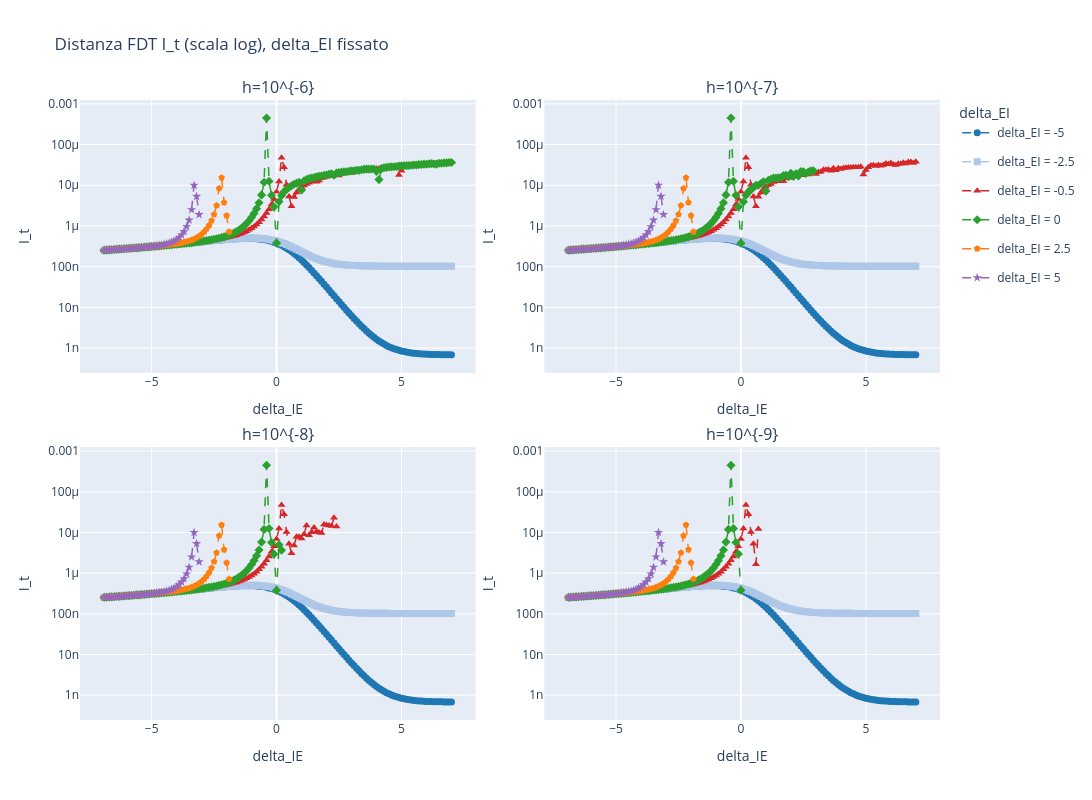

The notebook cell saved with this chart:
### Code cell
fig_dei_log = plot_I_t_lines_interactive(
    results_dei, valori_dei, "delta_IE", "delta_EI",
    "Distanza FDT I_t (scala log), delta_EI fissato",
    yscale="log",
)
fig_dei_log.show()

### Figure 1 — Plotly figure (JSON) as saved in the notebook; plotly's stock layout.template omitted (floating-point values rounded to 4 significant figures; data arrays with more than 128 entries replaced by an {"elided": "..."} marker saying what was removed)
{"data": [{"hovertemplate": "delta_EI = -5<br>delta_IE = %{x:.4g}<br>I_t = %{y:.6g}<extra></extra>", "legendgroup": "target_-5", "line": {"color": "rgb(31,119,180)", "dash": "dash", "width": 1.5}, "marker": {"color": "rgb(31,119,180)", "size": 7, "symbol": "circle"}, "mode": "lines+markers", "name": "delta_EI = -5", "showlegend": true, "type": "scatter", "x": {"elided": "140 float values"}, "xaxis": "x", "y": {"elided": "140 float values"}, "yaxis": "y"}, {"hovertemplate": "delta_EI = -2.5<br>delta_IE = %{x:.4g}<br>I_t = %{y:.6g}<extra></extra>", "legendgroup": "target_-2.5", "line": {"color": "rgb(174,199,232)", "dash": "dash", "width": 1.5}, "marker": {"color": "rgb(174,199,232)", "size": 7, "symbol": "square"}, "mode": "lines+markers", "name": "delta_EI = -2.5", "showlegend": true, "type": "scatter", "x": {"elided": "140 float values"}, "xaxis": "x", "y": {"elided": "140 float values"}, "yaxis": "y"}, {"hovertemplate": "delta_EI = -0.5<br>delta_IE = %{x:.4g}<br>I_t = %{y:.6g}<extra></extra>", "legendgroup": "target_-0.5", "line": {"color": "rgb(214,39,40)", "dash": "dash", "width": 1.5}, "marker": {"color": "rgb(214,39,40)", "size": 7, "symbol": "triangle-up"}, "mode": "lines+markers", "name": "delta_EI = -0.5", "showlegend": true, "type": "scatter", "x": {"elided": "140 float values"}, "xaxis": "x", "y": {"elided": "140 float values"}, "yaxis": "y"}, {"hovertemplate": "delta_EI = 0<br>delta_IE = %{x:.4g}<br>I_t = %{y:.6g}<extra></extra>", "legendgroup": "target_0", "line": {"color": "rgb(44,160,44)", "dash": "dash", "width": 1.5}, "marker": {"color": "rgb(44,160,44)", "size": 7, "symbol": "diamond"}, "mode": "lines+markers", "name": "delta_EI = 0", "showlegend": true, "type": "scatter", "x": {"elided": "140 float values"}, "xaxis": "x", "y": {"elided": "140 float values"}, "yaxis": "y"}, {"hovertemplate": "delta_EI = 2.5<br>delta_IE = %{x:.4g}<br>I_t = %{y:.6g}<extra></extra>", "legendgroup": "target_2.5", "line": {"color": "rgb(255,127,14)", "dash": "dash", "width": 1.5}, "marker": {"color": "rgb(255,127,14)", "size": 7, "symbol": "pentagon"}, "mode": "lines+markers", "name": "delta_EI = 2.5", "showlegend": true, "type": "scatter", "x": {"elided": "140 float values"}, "xaxis": "x", "y": {"elided": "140 float values"}, "yaxis": "y"}, {"hovertemplate": "delta_EI = 5<br>delta_IE = %{x:.4g}<br>I_t = %{y:.6g}<extra></extra>", "legendgroup": "target_5", "line": {"color": "rgb(148,103,189)", "dash": "dash", "width": 1.5}, "marker": {"color": "rgb(148,103,189)", "size": 7, "symbol": "star"}, "mode": "lines+markers", "name": "delta_EI = 5", "showlegend": true, "type": "scatter", "x": {"elided": "140 float values"}, "xaxis": "x", "y": {"elided": "140 float values"}, "yaxis": "y"}, {"hovertemplate": "delta_EI = -5<br>delta_IE = %{x:.4g}<br>I_t = %{y:.6g}<extra></extra>", "legendgroup": "target_-5", "line": {"color": "rgb(31,119,180)", "dash": "dash", "width": 1.5}, "marker": {"color": "rgb(31,119,180)", "size": 7, "symbol": "circle"}, "mode": "lines+markers", "name": "delta_EI = -5", "showlegend": false, "type": "scatter", "x": {"elided": "140 float values"}, "xaxis": "x2", "y": {"elided": "140 float values"}, "yaxis": "y2"}, {"hovertemplate": "delta_EI = -2.5<br>delta_IE = %{x:.4g}<br>I_t = %{y:.6g}<extra></extra>", "legendgroup": "target_-2.5", "line": {"color": "rgb(174,199,232)", "dash": "dash", "width": 1.5}, "marker": {"color": "rgb(174,199,232)", "size": 7, "symbol": "square"}, "mode": "lines+markers", "name": "delta_EI = -2.5", "showlegend": false, "type": "scatter", "x": {"elided": "140 float values"}, "xaxis": "x2", "y": {"elided": "140 float values"}, "yaxis": "y2"}, {"hovertemplate": "delta_EI = -0.5<br>delta_IE = %{x:.4g}<br>I_t = %{y:.6g}<extra></extra>", "legendgroup": "target_-0.5", "line": {"color": "rgb(214,39,40)", "dash": "dash", "width": 1.5}, "marker": {"color": "rgb(214,39,40)", "size": 7, "symbol": "triangle-up"}, "mode": "lines+markers", "name": "delta_EI = -0.5", "showlegend": false, "type": "scatter", "x": {"elided": "140 float values"}, "xaxis": "x2", "y": {"elided": "140 float values"}, "yaxis": "y2"}, {"hovertemplate": "delta_EI = 0<br>delta_IE = %{x:.4g}<br>I_t = %{y:.6g}<extra></extra>", "legendgroup": "target_0", "line": {"color": "rgb(44,160,44)", "dash": "dash", "width": 1.5}, "marker": {"color": "rgb(44,160,44)", "size": 7, "symbol": "diamond"}, "mode": "lines+markers", "name": "delta_EI = 0", "showlegend": false, "type": "scatter", "x": {"elided": "140 float values"}, "xaxis": "x2", "y": {"elided": "140 float values"}, "yaxis": "y2"}, {"hovertemplate": "delta_EI = 2.5<br>delta_IE = %{x:.4g}<br>I_t = %{y:.6g}<extra></extra>", "legendgroup": "target_2.5", "line": {"color": "rgb(255,127,14)", "dash": "dash", "width": 1.5}, "marker": {"color": "rgb(255,127,14)", "size": 7, "symbol": "pentagon"}, "mode": "lines+markers", "name": "delta_EI = 2.5", "showlegend": false, "type": "scatter", "x": {"elided": "140 float values"}, "xaxis": "x2", "y": {"elided": "140 float values"}, "yaxis": "y2"}, {"hovertemplate": "delta_EI = 5<br>delta_IE = %{x:.4g}<br>I_t = %{y:.6g}<extra></extra>", "legendgroup": "target_5", "line": {"color": "rgb(148,103,189)", "dash": "dash", "width": 1.5}, "marker": {"color": "rgb(148,103,189)", "size": 7, "symbol": "star"}, "mode": "lines+markers", "name": "delta_EI = 5", "showlegend": false, "type": "scatter", "x": {"elided": "140 float values"}, "xaxis": "x2", "y": {"elided": "140 float values"}, "yaxis": "y2"}, {"hovertemplate": "delta_EI = -5<br>delta_IE = %{x:.4g}<br>I_t = %{y:.6g}<extra></extra>", "legendgroup": "target_-5", "line": {"color": "rgb(31,119,180)", "dash": "dash", "width": 1.5}, "marker": {"color": "rgb(31,119,180)", "size": 7, "symbol": "circle"}, "mode": "lines+markers", "name": "delta_EI = -5", "showlegend": false, "type": "scatter", "x": {"elided": "140 float values"}, "xaxis": "x3", "y": {"elided": "140 float values"}, "yaxis": "y3"}, {"hovertemplate": "delta_EI = -2.5<br>delta_IE = %{x:.4g}<br>I_t = %{y:.6g}<extra></extra>", "legendgroup": "target_-2.5", "line": {"color": "rgb(174,199,232)", "dash": "dash", "width": 1.5}, "marker": {"color": "rgb(174,199,232)", "size": 7, "symbol": "square"}, "mode": "lines+markers", "name": "delta_EI = -2.5", "showlegend": false, "type": "scatter", "x": {"elided": "140 float values"}, "xaxis": "x3", "y": {"elided": "140 float values"}, "yaxis": "y3"}, {"hovertemplate": "delta_EI = -0.5<br>delta_IE = %{x:.4g}<br>I_t = %{y:.6g}<extra></extra>", "legendgroup": "target_-0.5", "line": {"color": "rgb(214,39,40)", "dash": "dash", "width": 1.5}, "marker": {"color": "rgb(214,39,40)", "size": 7, "symbol": "triangle-up"}, "mode": "lines+markers", "name": "delta_EI = -0.5", "showlegend": false, "type": "scatter", "x": {"elided": "140 float values"}, "xaxis": "x3", "y": {"elided": "140 float values"}, "yaxis": "y3"}, {"hovertemplate": "delta_EI = 0<br>delta_IE = %{x:.4g}<br>I_t = %{y:.6g}<extra></extra>", "legendgroup": "target_0", "line": {"color": "rgb(44,160,44)", "dash": "dash", "width": 1.5}, "marker": {"color": "rgb(44,160,44)", "size": 7, "symbol": "diamond"}, "mode": "lines+markers", "name": "delta_EI = 0", "showlegend": false, "type": "scatter", "x": {"elided": "140 float values"}, "xaxis": "x3", "y": {"elided": "140 float values"}, "yaxis": "y3"}, {"hovertemplate": "delta_EI = 2.5<br>delta_IE = %{x:.4g}<br>I_t = %{y:.6g}<extra></extra>", "legendgroup": "target_2.5", "line": {"color": "rgb(255,127,14)", "dash": "dash", "width": 1.5}, "marker": {"color": "rgb(255,127,14)", "size": 7, "symbol": "pentagon"}, "mode": "lines+markers", "name": "delta_EI = 2.5", "showlegend": false, "type": "scatter", "x": {"elided": "140 float values"}, "xaxis": "x3", "y": {"elided": "140 float values"}, "yaxis": "y3"}, {"hovertemplate": "delta_EI = 5<br>delta_IE = %{x:.4g}<br>I_t = %{y:.6g}<extra></extra>", "legendgroup": "target_5", "line": {"color": "rgb(148,103,189)", "dash": "dash", "width": 1.5}, "marker": {"color": "rgb(148,103,189)", "size": 7, "symbol": "star"}, "mode": "lines+markers", "name": "delta_EI = 5", "showlegend": false, "type": "scatter", "x": {"elided": "140 float values"}, "xaxis": "x3", "y": {"elided": "140 float values"}, "yaxis": "y3"}, {"hovertemplate": "delta_EI = -5<br>delta_IE = %{x:.4g}<br>I_t = %{y:.6g}<extra></extra>", "legendgroup": "target_-5", "line": {"color": "rgb(31,119,180)", "dash": "dash", "width": 1.5}, "marker": {"color": "rgb(31,119,180)", "size": 7, "symbol": "circle"}, "mode": "lines+markers", "name": "delta_EI = -5", "showlegend": false, "type": "scatter", "x": {"elided": "140 float values"}, "xaxis": "x4", "y": {"elided": "140 float values"}, "yaxis": "y4"}, {"hovertemplate": "delta_EI = -2.5<br>delta_IE = %{x:.4g}<br>I_t = %{y:.6g}<extra></extra>", "legendgroup": "target_-2.5", "line": {"color": "rgb(174,199,232)", "dash": "dash", "width": 1.5}, "marker": {"color": "rgb(174,199,232)", "size": 7, "symbol": "square"}, "mode": "lines+markers", "name": "delta_EI = -2.5", "showlegend": false, "type": "scatter", "x": {"elided": "140 float values"}, "xaxis": "x4", "y": {"elided": "140 float values"}, "yaxis": "y4"}, {"hovertemplate": "delta_EI = -0.5<br>delta_IE = %{x:.4g}<br>I_t = %{y:.6g}<extra></extra>", "legendgroup": "target_-0.5", "line": {"color": "rgb(214,39,40)", "dash": "dash", "width": 1.5}, "marker": {"color": "rgb(214,39,40)", "size": 7, "symbol": "triangle-up"}, "mode": "lines+markers", "name": "delta_EI = -0.5", "showlegend": false, "type": "scatter", "x": {"elided": "140 float values"}, "xaxis": "x4", "y": {"elided": "140 float values"}, "yaxis": "y4"}, {"hovertemplate": "delta_EI = 0<br>delta_IE = %{x:.4g}<br>I_t = %{y:.6g}<extra></extra>", "legendgroup": "target_0", "line": {"color": "rgb(44,160,44)", "dash": "dash", "width": 1.5}, "marker": {"color": "rgb(44,160,44)", "size": 7, "symbol": "diamond"}, "mode": "lines+markers", "name": "delta_EI = 0", "showlegend": false, "type": "scatter", "x": {"elided": "140 float values"}, "xaxis": "x4", "y": {"elided": "140 float values"}, "yaxis": "y4"}, {"hovertemplate": "delta_EI = 2.5<br>delta_IE = %{x:.4g}<br>I_t = %{y:.6g}<extra></extra>", "legendgroup": "target_2.5", "line": {"color": "rgb(255,127,14)", "dash": "dash", "width": 1.5}, "marker": {"color": "rgb(255,127,14)", "size": 7, "symbol": "pentagon"}, "mode": "lines+markers", "name": "delta_EI = 2.5", "showlegend": false, "type": "scatter", "x": {"elided": "140 float values"}, "xaxis": "x4", "y": {"elided": "140 float values"}, "yaxis": "y4"}, {"hovertemplate": "delta_EI = 5<br>delta_IE = %{x:.4g}<br>I_t = %{y:.6g}<extra></extra>", "legendgroup": "target_5", "line": {"color": "rgb(148,103,189)", "dash": "dash", "width": 1.5}, "marker": {"color": "rgb(148,103,189)", "size": 7, "symbol": "star"}, "mode": "lines+markers", "name": "delta_EI = 5", "showlegend": false, "type": "scatter", "x": {"elided": "140 float values"}, "xaxis": "x4", "y": {"elided": "140 float values"}, "yaxis": "y4"}], "layout": {"annotations": [{"font": {"size": 16}, "showarrow": false, "text": "h=10^{-6}", "x": 0.23, "xanchor": "center", "xref": "paper", "y": 1, "yanchor": "bottom", "yref": "paper"}, {"font": {"size": 16}, "showarrow": false, "text": "h=10^{-7}", "x": 0.77, "xanchor": "center", "xref": "paper", "y": 1, "yanchor": "bottom", "yref": "paper"}, {"font": {"size": 16}, "showarrow": false, "text": "h=10^{-8}", "x": 0.23, "xanchor": "center", "xref": "paper", "y": 0.44, "yanchor": "bottom", "yref": "paper"}, {"font": {"size": 16}, "showarrow": false, "text": "h=10^{-9}", "x": 0.77, "xanchor": "center", "xref": "paper", "y": 0.44, "yanchor": "bottom", "yref": "paper"}], "height": 800, "hovermode": "closest", "legend": {"title": {"text": "delta_EI"}}, "title": {"text": "Distanza FDT I_t (scala log), delta_EI fissato"}, "width": 1100, "xaxis": {"anchor": "y", "domain": [0, 0.46], "title": {"text": "delta_IE"}}, "xaxis2": {"anchor": "y2", "domain": [0.54, 1], "title": {"text": "delta_IE"}}, "xaxis3": {"anchor": "y3", "domain": [0, 0.46], "title": {"text": "delta_IE"}}, "xaxis4": {"anchor": "y4", "domain": [0.54, 1], "title": {"text": "delta_IE"}}, "yaxis": {"anchor": "x", "domain": [0.56, 1], "title": {"text": "I_t"}, "type": "log"}, "yaxis2": {"anchor": "x2", "domain": [0.56, 1], "title": {"text": "I_t"}, "type": "log"}, "yaxis3": {"anchor": "x3", "domain": [0, 0.44], "title": {"text": "I_t"}, "type": "log"}, "yaxis4": {"anchor": "x4", "domain": [0, 0.44], "title": {"text": "I_t"}, "type": "log"}}}
